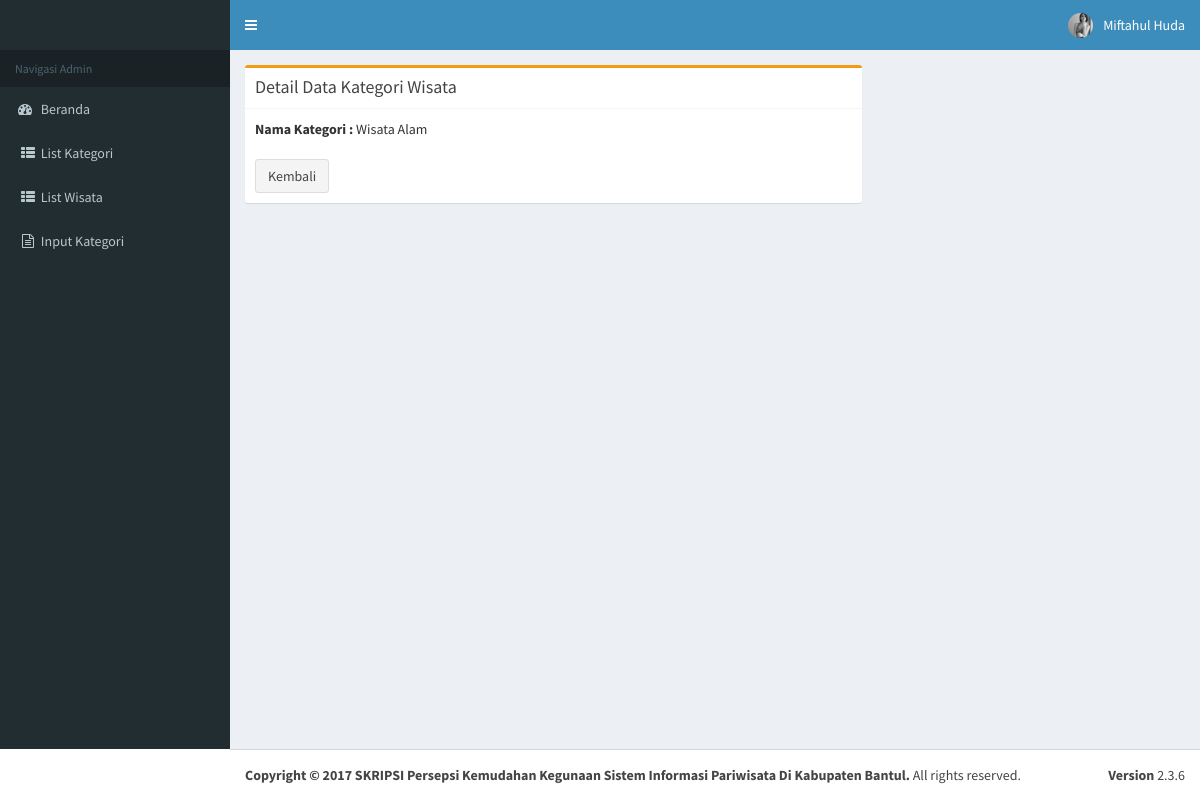
The app's page /admin/view_kategori.php?id_kategori=1 (signed in), older data.
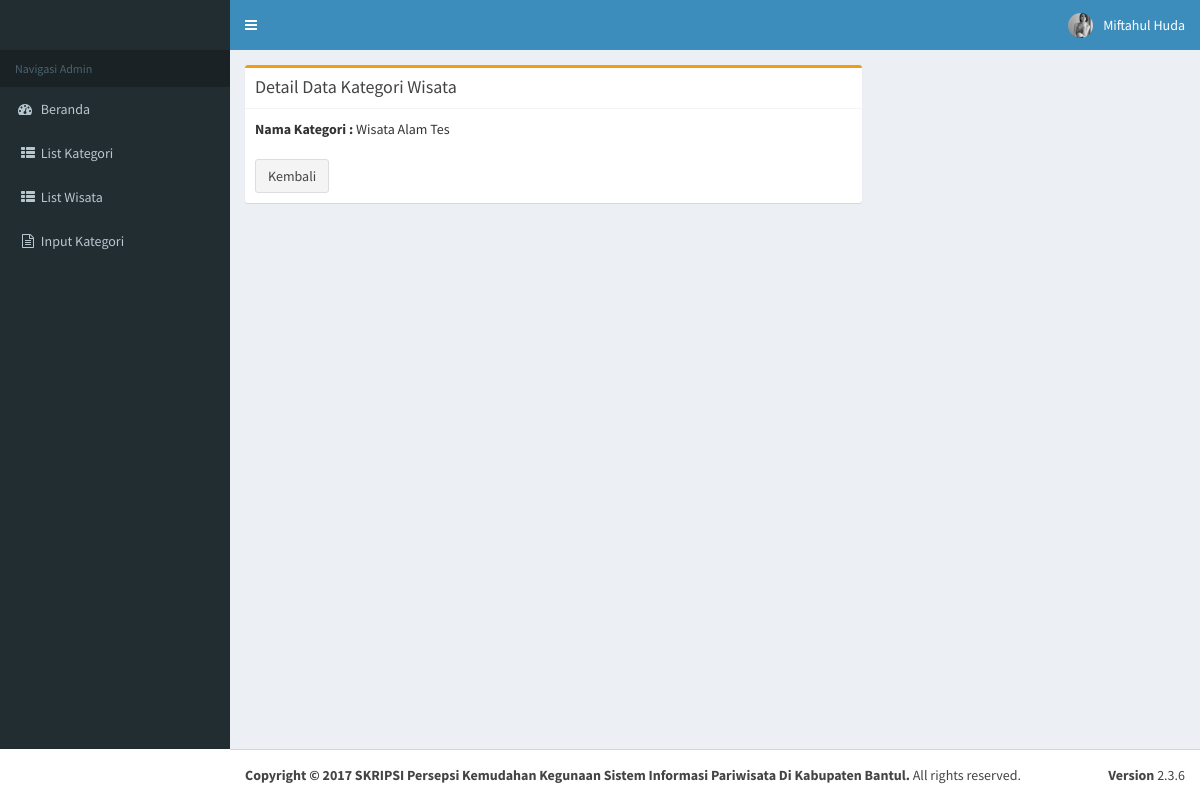
The same page, newer data.
### tables this page shows
CREATE TABLE `kategori` (
  `id_kategori` int(1) NOT NULL,
  `nama_kategori` varchar(15) NOT NULL
);

### admin/view_kategori.php (the view, shortened to what this page needs)
<?php
include "../konfigurasi/config.php";
if (!isset($_SESSION['login_user'])) {
    header("location:../konfigurasi/login.php");
}else {
  $id_kategori = $_GET['id_kategori'];
  $result = $db->query("SELECT * FROM kategori  WHERE id_kategori = '$id_kategori'")->fetch_assoc();
}
?>
<!DOCTYPE html>
<html>
<head>
<link rel="stylesheet" href="../bootstrap/css/bootstrap.min.css">
<link rel="stylesheet" href="https://cdnjs.cloudflare.com/ajax/libs/font-awesome/4.5.0/css/font-awesome.min.css">
<link rel="stylesheet" href="https://cdnjs.cloudflare.com/ajax/libs/ionicons/2.0.1/css/ionicons.min.css">
<link rel="stylesheet" href="../dist/css/AdminLTE.min.css">
<link rel="stylesheet" href="../dist/css/skins/_all-skins.min.css">
</head>
<body class="hold-transition skin-blue sidebar-mini">
<div class="wrapper">
<header class="main-header">
  <nav class="navbar navbar-static-top">
    <a href="#" class="sidebar-toggle" data-toggle="offcanvas" role="button">
    </a>
    <div class="navbar-custom-menu">
      <ul class="nav navbar-nav">
       <li class="dropdown user user-menu">
          <a href="#" class="dropdown-toggle" data-toggle="dropdown">
            <img src="../dist/img/user3-128x128.jpg" class="user-image" alt="User Image">
            <span class="hidden-xs">Miftahul Huda</span>
          </a>
        </li>
      </ul>
    </div>
  </nav>
</header>
  <aside class="main-sidebar">
      <section class="sidebar">
        <ul class="sidebar-menu">
          <li class="header">Navigasi Admin</li>
          <li>
            <a href="../konfigurasi/index.php">
              <i class="fa fa-dashboard"></i> <span>Beranda</span>
            </a>
          </li>
          <li class="">
            <a href="list_kategori.php">
              <i class="fa fa-fw fa-th-list"></i> <span>List Kategori</span>
            </a>
          </li>
          <li>
            <a href="list_wisata.php">
              <i class="fa fa-fw fa-th-list"></i> <span>List Wisata</span>
            </a>
          </li>
          <li class="">
            <a href="input_kategori.php">
              <i class="fa fa-fw fa-file-text-o"></i> <span>Input Kategori</span>
            </a>
          </li>
      </section>
  </aside>
  <div class="content-wrapper">
    <section class="content">
      <div class="row">
        <div class="col-md-8">
          <div class="box box-warning">
            <div class="box-header with-border">
              <h3 class="box-title">Detail Data Kategori Wisata</h3>
            </div>
            <div class="box-body">
              <div>
                <div class="form-group">
                  <label>Nama Kategori : </label>
                  <span><?php echo $result['nama_kategori']?></span>
                </div>
              <div class="form-group">
                 <a class="btn btn-default pull-left" href="list_kategori.php">Kembali </a>
              </div>
            </div>
            </div>
             </div>
            </div>
          </div>
        </div>
   </div>
<footer class="main-footer">
<div class="pull-right hidden-xs">
 <b>Version</b> 2.3.6
</div>
<strong>Copyright &copy; 2017 SKRIPSI Persepsi Kemudahan Kegunaan Sistem Informasi Pariwisata Di Kabupaten Bantul.</strong> All rights reserved.
</footer>
</body>
</html>

Row changes from the older to the newer data that the page shows:
changed kategori: nama_kategori "Wisata Alam" → "Wisata Alam Tes"
